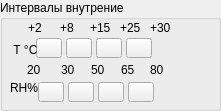
      <widget class="QGroupBox" name="groupBox_3">
       <property name="geometry">
        <rect>
         <x>20</x>
         <y>544</y>
         <width>221</width>
         <height>111</height>
        </rect>
       </property>
       <property name="title">
        <string>Интервалы внутрение</string>
       </property>
       <widget class="QLabel" name="label_29">
        <property name="geometry">
         <rect>
          <x>10</x>
          <y>80</y>
          <width>31</width>
          <height>16</height>
         </rect>
        </property>
        <property name="text">
         <string>RH%</string>
        </property>
       </widget>
       <widget class="QToolButton" name="indicate_1">
        <property name="geometry">
         <rect>
          <x>36</x>
          <y>38</y>
          <width>26</width>
          <height>20</height>
         </rect>
        </property>
        <property name="styleSheet">
         <string notr="true"/>
        </property>
        <property name="text">
         <string/>
        </property>
        <property name="checkable">
         <bool>true</bool>
        </property>
       </widget>
       <widget class="QLabel" name="label_19">
        <property name="geometry">
         <rect>
          <x>121</x>
          <y>62</y>
          <width>21</width>
          <height>16</height>
         </rect>
        </property>
        <property name="text">
         <string>65</string>
        </property>
       </widget>
       <widget class="QLabel" name="label_28">
        <property name="geometry">
         <rect>
          <x>150</x>
          <y>18</y>
          <width>21</width>
          <height>20</height>
         </rect>
        </property>
        <property name="text">
         <string>+30</string>
        </property>
       </widget>
       <widget class="QLabel" name="label_15">
        <property name="geometry">
         <rect>
          <x>27</x>
          <y>62</y>
          <width>21</width>
          <height>16</height>
         </rect>
        </property>
        <property name="text">
         <string>20</string>
        </property>
       </widget>
       <widget class="QLabel" name="label_18">
        <property name="geometry">
         <rect>
          <x>10</x>
          <y>40</y>
          <width>31</width>
          <height>20</height>
         </rect>
        </property>
        <property name="text">
         <string> Т °C</string>
        </property>
       </widget>
       <widget class="QToolButton" name="indicate_2">
        <property name="geometry">
         <rect>
          <x>66</x>
          <y>38</y>
          <width>26</width>
          <height>20</height>
         </rect>
        </property>
        <property name="styleSheet">
         <string notr="true"/>
        </property>
        <property name="text">
         <string/>
        </property>
        <property name="checkable">
         <bool>true</bool>
        </property>
       </widget>
       <widget class="QToolButton" name="indicate_112">
        <property name="geometry">
         <rect>
          <x>98</x>
          <y>82</y>
          <width>26</width>
          <height>20</height>
         </rect>
        </property>
        <property name="styleSheet">
         <string notr="true"/>
        </property>
        <property name="text">
         <string/>
        </property>
        <property name="checkable">
         <bool>true</bool>
        </property>
       </widget>
       <widget class="QLabel" name="label_21">
        <property name="geometry">
         <rect>
          <x>60</x>
          <y>20</y>
          <width>21</width>
          <height>16</height>
         </rect>
        </property>
        <property name="text">
         <string>+8</string>
        </property>
       </widget>
       <widget class="QLabel" name="label_27">
        <property name="geometry">
         <rect>
          <x>150</x>
          <y>62</y>
          <width>21</width>
          <height>16</height>
         </rect>
        </property>
        <property name="text">
         <string>80</string>
        </property>
       </widget>
       <widget class="QLabel" name="label_17">
        <property name="geometry">
         <rect>
          <x>91</x>
          <y>62</y>
          <width>21</width>
          <height>16</height>
         </rect>
        </property>
        <property name="text">
         <string>50</string>
        </property>
       </widget>
       <widget class="QLabel" name="label_22">
        <property name="geometry">
         <rect>
          <x>90</x>
          <y>20</y>
          <width>21</width>
          <height>16</height>
         </rect>
        </property>
        <property name="text">
         <string>+15</string>
        </property>
       </widget>
       <widget class="QLabel" name="label_20">
        <property name="geometry">
         <rect>
          <x>28</x>
          <y>20</y>
          <width>21</width>
          <height>16</height>
         </rect>
        </property>
        <property name="text">
         <string>+2</string>
        </property>
       </widget>
       <widget class="QLabel" name="label_23">
        <property name="geometry">
         <rect>
          <x>120</x>
          <y>20</y>
          <width>21</width>
          <height>16</height>
         </rect>
        </property>
        <property name="text">
         <string>+25</string>
        </property>
       </widget>
       <widget class="QToolButton" name="indicate_4">
        <property name="geometry">
         <rect>
          <x>96</x>
          <y>38</y>
          <width>26</width>
          <height>20</height>
         </rect>
        </property>
        <property name="styleSheet">
         <string notr="true"/>
        </property>
        <property name="text">
         <string/>
        </property>
        <property name="checkable">
         <bool>true</bool>
        </property>
       </widget>
       <widget class="QToolButton" name="indicate_48">
        <property name="geometry">
         <rect>
          <x>68</x>
          <y>82</y>
          <width>26</width>
          <height>20</height>
         </rect>
        </property>
        <property name="styleSheet">
         <string notr="true"/>
        </property>
        <property name="text">
         <string/>
        </property>
        <property name="checkable">
         <bool>true</bool>
        </property>
       </widget>
       <widget class="QToolButton" name="indicate_240">
        <property name="geometry">
         <rect>
          <x>128</x>
          <y>82</y>
          <width>26</width>
          <height>20</height>
         </rect>
        </property>
        <property name="mouseTracking">
         <bool>false</bool>
        </property>
        <property name="acceptDrops">
         <bool>false</bool>
        </property>
        <property name="autoFillBackground">
         <bool>false</bool>
        </property>
        <property name="styleSheet">
         <string notr="true"/>
        </property>
        <property name="inputMethodHints">
         <set>Qt::ImhNone</set>
        </property>
        <property name="text">
         <string/>
        </property>
        <property name="checkable">
         <bool>false</bool>
        </property>
        <property name="checked">
         <bool>false</bool>
        </property>
        <property name="autoRepeat">
         <bool>false</bool>
        </property>
        <property name="autoExclusive">
         <bool>false</bool>
        </property>
        <property name="popupMode">
         <enum>QToolButton::DelayedPopup</enum>
        </property>
        <property name="toolButtonStyle">
         <enum>Qt::ToolButtonIconOnly</enum>
        </property>
        <property name="autoRaise">
         <bool>false</bool>
        </property>
        <property name="arrowType">
         <enum>Qt::NoArrow</enum>
        </property>
       </widget>
       <widget class="QToolButton" name="indicate_16">
        <property name="geometry">
         <rect>
          <x>38</x>
          <y>82</y>
          <width>26</width>
          <height>20</height>
         </rect>
        </property>
        <property name="styleSheet">
         <string notr="true"/>
        </property>
        <property name="text">
         <string/>
        </property>
        <property name="checkable">
         <bool>true</bool>
        </property>
       </widget>
       <widget class="QToolButton" name="indicate_8">
        <property name="geometry">
         <rect>
          <x>126</x>
          <y>38</y>
          <width>26</width>
          <height>20</height>
         </rect>
        </property>
        <property name="styleSheet">
         <string notr="true"/>
        </property>
        <property name="text">
         <string/>
        </property>
        <property name="checkable">
         <bool>true</bool>
        </property>
       </widget>
       <widget class="QLabel" name="label_16">
        <property name="geometry">
         <rect>
          <x>61</x>
          <y>62</y>
          <width>21</width>
          <height>16</height>
         </rect>
        </property>
        <property name="text">
         <string>30</string>
        </property>
       </widget>
      </widget>
